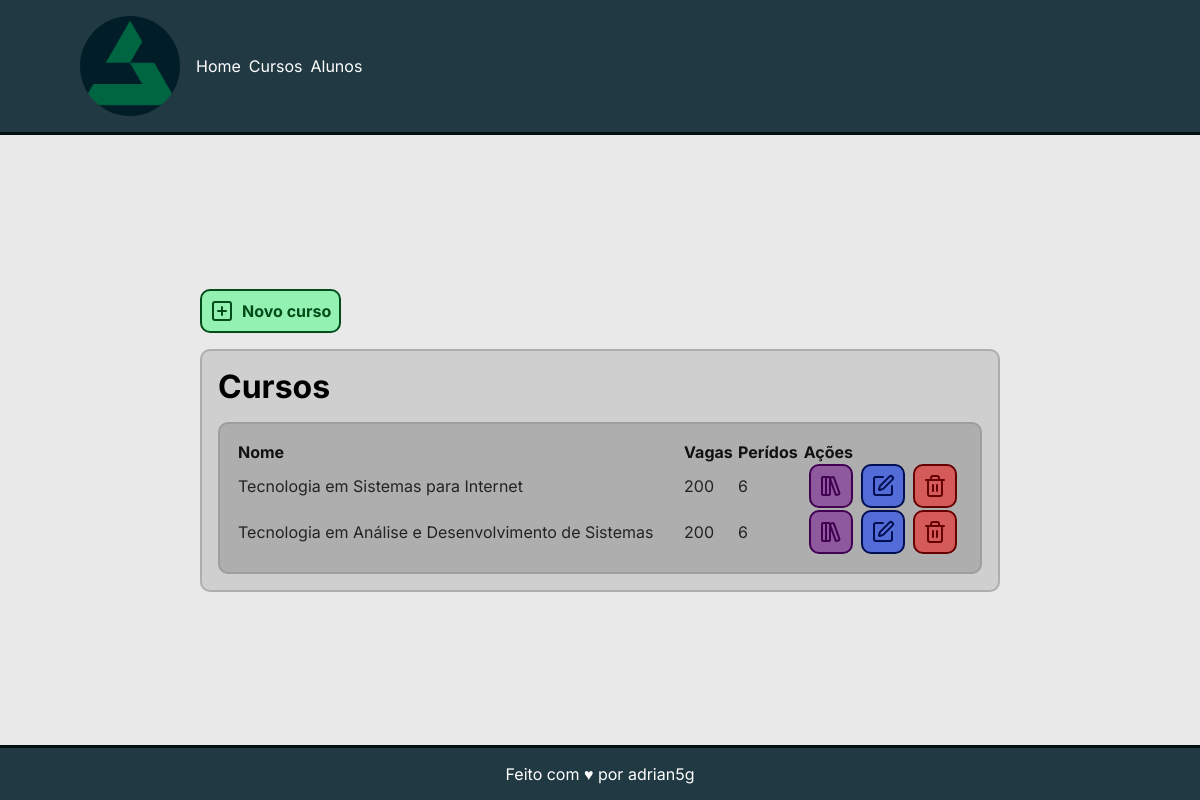
The page /listar_cursos on the database as committed earlier.
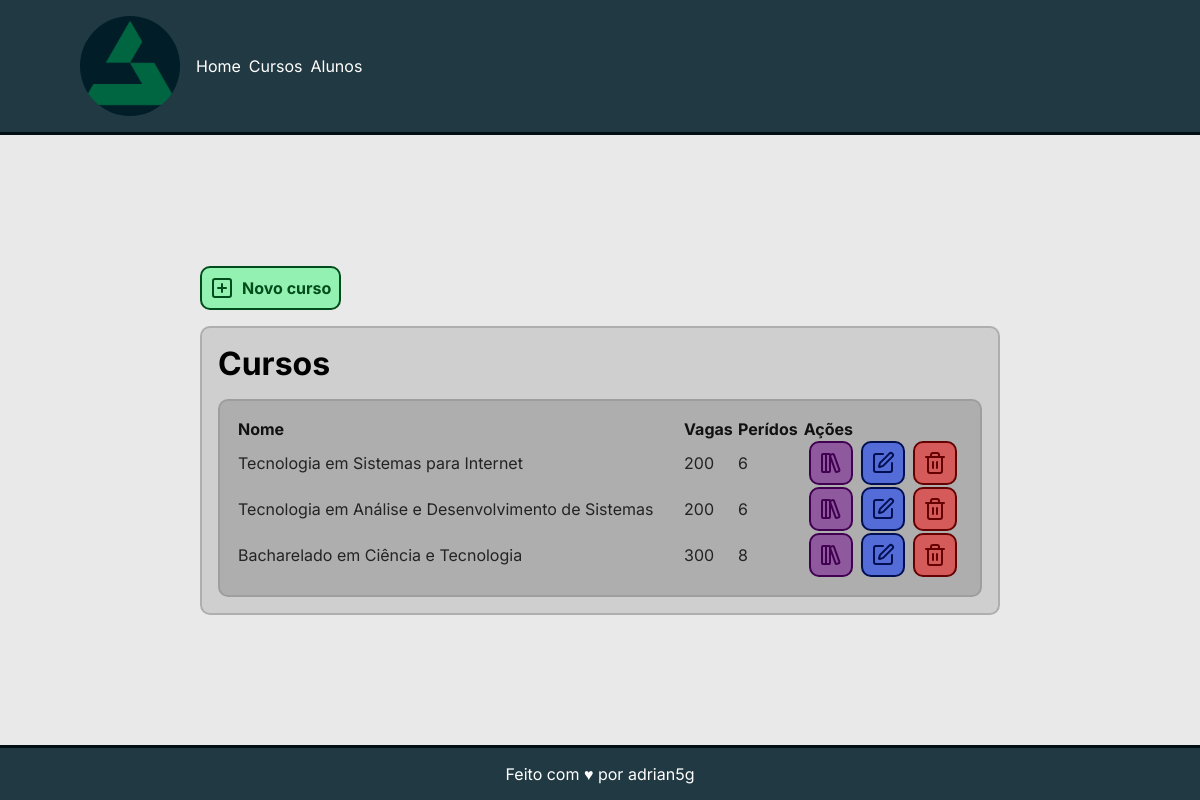
The same page on the database as committed later.
### core/models.py (models this page shows, shortened)
class Curso(models.Model):
    nome = models.CharField('Nome', max_length=300)
    vagas = models.IntegerField('Vagas')
    periodos = models.IntegerField('Perídos')

### core/views.py (the view)
# urls.py: path('listar_cursos', listar_cursos, name='listar_cursos')
def listar_cursos(request):
    cursos = Curso.objects.all()
    context = {
        'cursos': cursos
    }
    return render(request, 'cursos/listar_cursos.html', context)

### core/templates/cursos/listar_cursos.html
{% extends 'base.html' %} {% block conteudo %}
<div class="container">
  <div class="botoes">
    <a class="btn" href="{% url 'cadastrar_curso' %}">
      <i data-lucide="square-plus"></i>
      <p>Novo curso</p>
    </a>
  </div>
  <div class="quadro">
    <h1>Cursos</h1>
    <table>
      <tr>
        <th>Nome</th>
        <th>Vagas</th>
        <th>Perídos</th>
        <th>Ações</th>
      </tr>
      {% for curso in cursos %}
      <tr>
        <td><p>{{curso.nome}}</p></td>
        <td><p>{{curso.vagas}}</p></td>
        <td><p>{{curso.periodos}}</p></td>
        <td>
          <div>
            <a class="btn btn--purple" href="{% url 'listar_disciplinas' curso.id %}">
              <i data-lucide="library-big"></i>
            </a>
            <a class="btn btn--blue" href="{% url 'editar_curso' curso.id %}">
              <i data-lucide="square-pen"></i>
            </a>
            <a class="btn btn--red" href="{% url 'remover_curso' curso.id %}">
              <i data-lucide="trash-2"></i>
            </a>
          </div>
        </td>
      </tr>
      {% endfor %}
    </table>
  </div>
</div>
{% endblock %}

Rows that differ between the two databases and show on the page:
added Curso: nome "Bacharelado em Ciência e Tecnologia", vagas "300", periodos "8"
